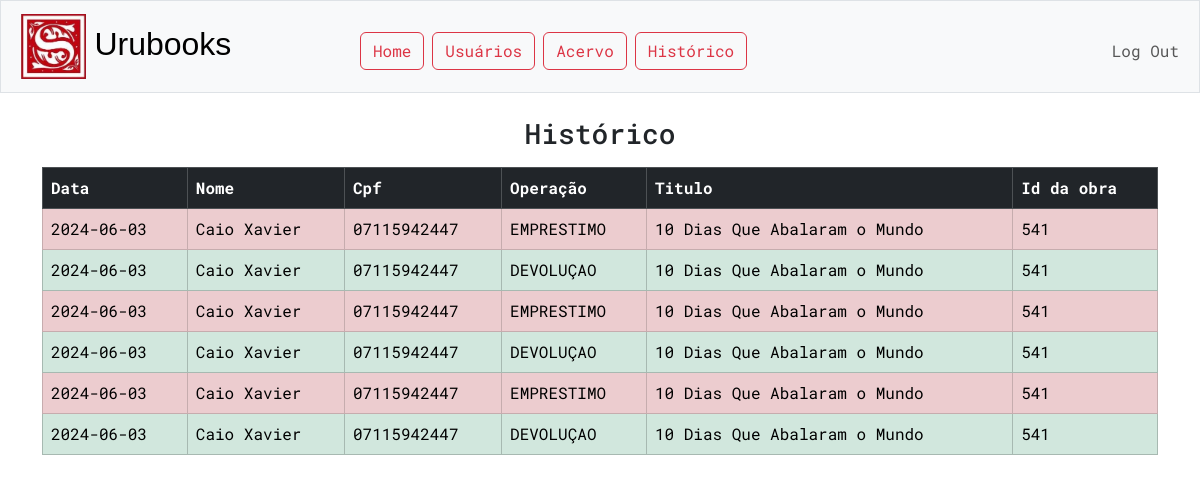
Page /historico (signed in) on the earlier database version.
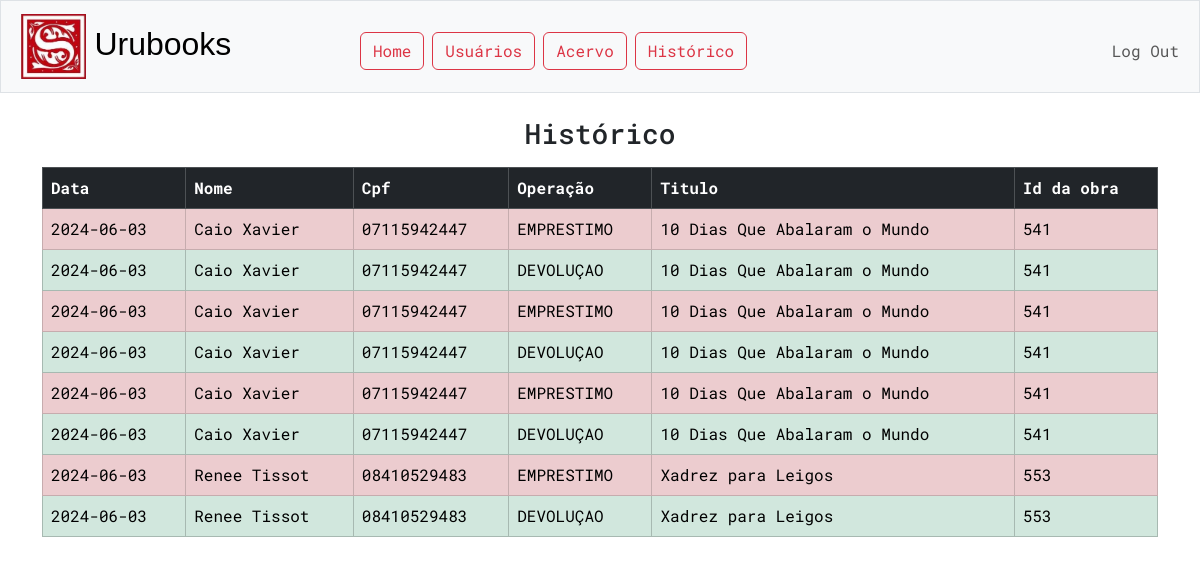
Same page on the later database version.
### tables this page shows
CREATE TABLE historico (
id INTEGER PRIMARY KEY AUTOINCREMENT NOT NULL,
contato_cpf TEXT NOT NULL,
obra_id INTEGER NOT NULL,
data TEXT NOT NULL,
operacao TEXT NOT NULL,
FOREIGN KEY(contato_cpf) REFERENCES contatos(cpf),
FOREIGN KEY(obra_id) REFERENCES acervo(id)
);

CREATE TABLE contatos (
cpf TEXT PRIMARY KEY NOT NULL,
nome TEXT NOT NULL,
telefone TEXT,
email TEXT,
endereço TEXT
);

CREATE TABLE acervo (
id INTEGER PRIMARY KEY AUTOINCREMENT NOT NULL,
titulo TEXT NOT NULL,
autor TEXT NOT NULL,
editora TEXT,
ano INTEGER,
status TEXT
);

### app.py (the view)
@app.route("/historico")
@login_required
def historico():
    REGISTRO_POR_PAGINA = 30
    pagina = int(request.args.get("pagina", 0))
    offset = REGISTRO_POR_PAGINA * pagina
    historico = db.execute("SELECT * FROM historico JOIN acervo on historico.obra_id = acervo.id \
                           JOIN contatos on historico.contato_cpf = contatos.cpf LIMIT ?, ?",
                           offset, REGISTRO_POR_PAGINA)
    page_data = {
        "atual":pagina,
        "max":int(len(historico)/REGISTRO_POR_PAGINA),
    }
    return render_template("historico.html", historico=historico, page_data=page_data)

### app.py (called while the page is built)
@app.after_request
def after_request(response):
    response.headers["Cache-Control"] = "no-cache, no-store, must-revalidate"
    response.headers["Expires"] = 0
    response.headers["Pragma"] = "no-cache"
    return response

### helpers.py (called while the page is built)
def login_required(f):
    @wraps(f)
    def decorated_function(*args, **kwargs):
        if session.get("user_id") is None:
            return redirect("/login")
        return f(*args, **kwargs)
    return decorated_function

### templates/historico.html (shortened to what this page needs)
{% extends "layout.html" %}
{% block main %}
    <h3 class='mb-3'>Histórico</h3>
    <table class='table table-bordered table-striped' style='text-align:start'>
        <thead class="table-dark">
            <th>Data</th>
            <th>Nome</th>
            <th>Cpf</th>
            <th>Operação</th>
            <th>Titulo</th>
            <th>Id da obra</th>
        </thead>
        <tbody>
        {% if historico %}
        {% for registro in historico %}
            {% set trclass = 'table-danger' if registro.operacao == 'EMPRESTIMO' else 'table-success' %}
            <tr class="{{ trclass }}">
                <td>{{ registro.data }}</td>
                <td>{{ registro.nome }}</td>
                <td>{{ registro.cpf }}</td>
                <td>{{ registro.operacao }}</td>
                <td>{{ registro.titulo }}</td>
                <td>{{ registro.id }}</td>
            </tr>
            {% endfor %}
        {% endif %}
        </tbody>
    </table>
{% endblock %}

### templates/layout.html (shortened to what this page needs)
<!DOCTYPE html>
<html lang="en">
    <head>
        <link href="https://cdn.jsdelivr.net/npm/bootstrap@5.3.3/dist/css/bootstrap.min.css" rel="stylesheet">
        <link href="/static/styles.css" rel="stylesheet">
    </head>
    <body>
        <nav class="bg-light border navbar navbar-expand-md navbar-light">
            <div class="container-fluid">
                <a class="navbar-brand" href="/"><span><img src="/static/logomarca.jpg" alt="Logo" style="width: 20%; height: auto;" class="mx-2"/></span>Urubooks</a>
                <div class="collapse navbar-collapse" id="navbar">
                    {% if session["user_id"] %}
                        <ul class="navbar-nav me-auto mt-2">
                            <li class="nav-item"><a class="btn btn-outline-danger mx-1" href="/">Home</a></li>
                            <li class="nav-item"><a class="btn btn-outline-danger mx-1" href="/usuarios">Usuários</a></li>
                            <li class="nav-item"><a class="btn btn-outline-danger mx-1" href="/acervo">Acervo</a></li>
                            <li class="nav-item"><a class="btn btn-outline-danger mx-1" href="/historico">Histórico</a></li>
                        </ul>
                        <ul class="navbar-nav ms-auto mt-2">
                            <li class="nav-item"><a class="nav-link" href="/logout">Log Out</a></li>
                        </ul>
                    {% else %}
                        <ul class="navbar-nav ms-auto mt-2">
                            <li class="nav-item"><a class="nav-link" href="/register">Register</a></li>
                            <li class="nav-item"><a class="nav-link" href="/login">Log In</a></li>
                        </ul>
                    {% endif %}
                </div>
            </div>
        </nav>
        <main class="container py-4 text-center">
            {% block main %}{% endblock %}
        </main>
    </body>
</html>

### static/styles.css (style rules this page uses)
body { font-family: "Roboto Mono", monospace; }
nav .navbar-brand { font-family: 'Franklin Gothic Medium', 'Arial Narrow', Arial, sans-serif; font-size: xx-large; }

Differences in the rows shown:
added historico: data "2024-06-03", nome "Renee Tissot", cpf "08410529483", operacao "EMPRESTIMO", titulo "Xadrez para Leigos", id "553"
added historico: data "2024-06-03", nome "Renee Tissot", cpf "08410529483", operacao "DEVOLUÇAO", titulo "Xadrez para Leigos", id "553"
